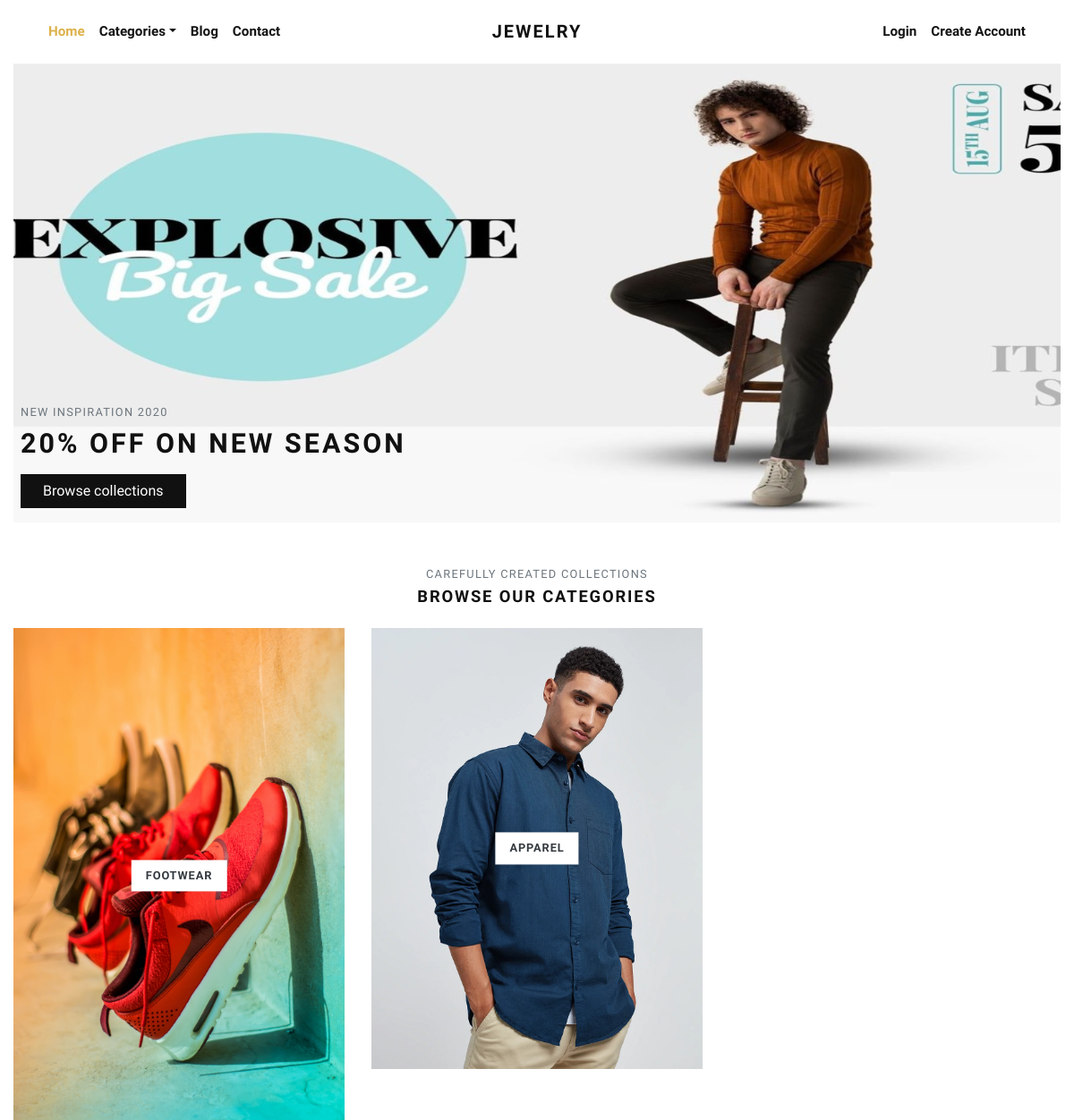
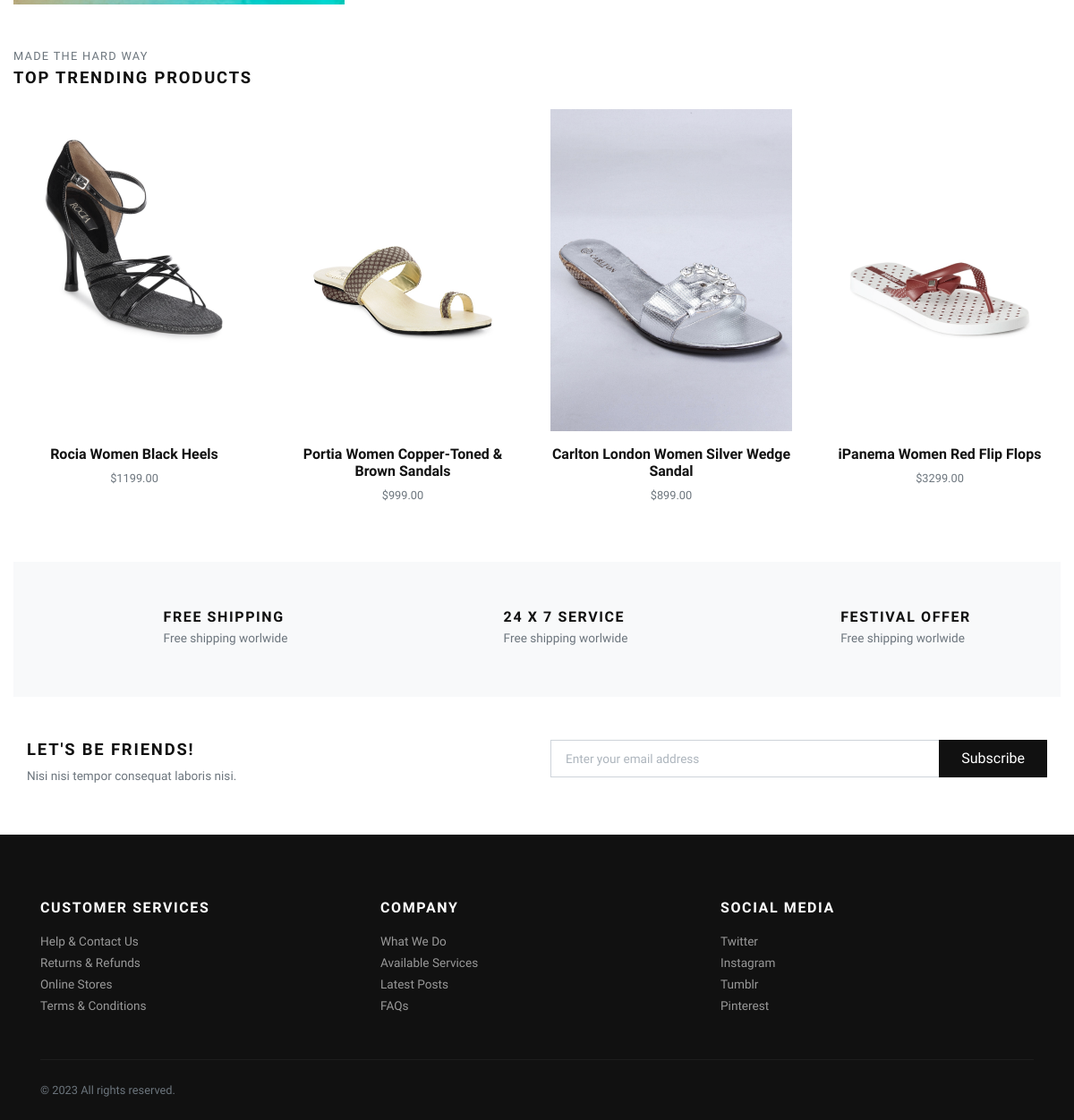
The page / on the database its author committed (2 pictures, top to bottom).
### store/models.py (models this page shows, shortened)
class Category(models.Model):
    title = models.CharField(max_length=50, verbose_name="Category Title")
    slug = models.SlugField(max_length=55, verbose_name="Category Slug")
    description = models.TextField(blank=True, verbose_name="Category Description")
    category_image = models.ImageField(upload_to='category', blank=True, null=True, verbose_name="Category Image")
    is_active = models.BooleanField(verbose_name="Is Active?")
    is_featured = models.BooleanField(verbose_name="Is Featured?")
    created_at = models.DateTimeField(auto_now_add=True, verbose_name="Created Date")
    updated_at = models.DateTimeField(auto_now=True, verbose_name="Updated Date")
    class Meta:
        verbose_name_plural = 'Categories'
        ordering = ('-created_at', )

class Product(models.Model):
    title = models.CharField(max_length=150, verbose_name="Product Title")
    slug = models.SlugField(max_length=160, verbose_name="Product Slug")
    sku = models.CharField(max_length=255, unique=True, verbose_name="Unique Product ID (SKU)")
    short_description = models.TextField(verbose_name="Short Description")
    detail_description = models.TextField(blank=True, null=True, verbose_name="Detail Description")
    product_image = models.ImageField(upload_to='product', blank=True, null=True, verbose_name="Product Image")
    price = models.DecimalField(max_digits=8, decimal_places=2)
    category = models.ForeignKey(Category, verbose_name="Product Categoy", on_delete=models.CASCADE)
    is_active = models.BooleanField(verbose_name="Is Active?")
    is_featured = models.BooleanField(verbose_name="Is Featured?")
    created_at = models.DateTimeField(auto_now_add=True, verbose_name="Created Date")
    updated_at = models.DateTimeField(auto_now=True, verbose_name="Updated Date")
    class Meta:
        verbose_name_plural = 'Products'
        ordering = ('-created_at', )

### store/views.py (the view)
# urls.py: path('', views.home, name="home"),
def home(request):
    categories = Category.objects.filter(is_active=True, is_featured=True)[:3]
    products = Product.objects.filter(is_active=True, is_featured=True)[:4]
    context = {
        'categories': categories,
        'products': products,
    }
    return render(request, 'store/index.html', context)

### templates/store/index.html (shortened to what this page needs)
{% extends 'base.html' %}
{% load static %}
      {% block content %}
      <div class="container" style="max-width: 1524px;">
        <section class="hero pb-3 bg-cover bg-center d-flex align-items-center" style="background-image:url('{% static 'img\hero-jewlrey-banner.jpg' %}')">
          <div class="container py-10" style="
          margin-top: 380px;
     max-width: 1528px;
          ">
            <div class="row px-4 px-lg-2">
              <div class="">
                <p class="text-muted small text-uppercase mb-2">New Inspiration 2020</p>
                <h1 class="h2 text-uppercase mb-3">20% off on new season</h1><a class="btn btn-dark" href="{% url 'store:all-categories' %}">Browse collections</a>
              </div>
            </div>
          </div>
        </section>
        <div id="category">
        <section class="pt-5">
          <header class="text-center">
            <p class="small text-muted small text-uppercase mb-1">Carefully created collections</p>
            <h2 class="h5 text-uppercase mb-4">Browse our categories</h2>
          </header>
          <div class="row">
          {% if categories %}
            {% for category in categories %}
              <div class="col-md-4 mb-4 mb-md-0">
                <a class="category-item" href="{% url 'store:category-products' category.slug %}">
                  <strong class="category-item-title">{{ category.title }}</strong>
                </a>
              </div>
            {% endfor %}
          {% endif %}
          </div>
        </section>
        </div>
        <section class="py-5">
          <header>
            <p class="small text-muted small text-uppercase mb-1">Made the hard way</p>
            <h2 class="h5 text-uppercase mb-4">Top trending products</h2>
          </header>
          <div class="row">
            {% if products %}
              {% for product in products %}
                <div class="col-xl-3 col-lg-4 col-sm-6">
                  <div class="product text-center">
                    <div class="position-relative mb-3">
                      <a class="d-block" href="{% url 'store:product-detail' product.slug %}">
                        {% if product.product_image %}
                          <img class="img-fluid w-100" src="{{ product.product_image.url }}" alt="{{product.title}}">
                        {% else %}
                          <img class="img-fluid w-100" src="{% static 'img/product-1.jpg' %}" alt="{{product.title}}">
                        {% endif %}
                      </a>
                    </div>
                    <h6> <a class="reset-anchor" href="detail.html">{{ product.title }}</a></h6>
                    <p class="small text-muted">${{product.price}}</p>
                  </div>
                </div>
              {% endfor %}
            {% endif %}
          </div>
        </section>
        <section class="py-5 bg-light">
          <div class="container">
            <div class="row text-center">
              <div class="col-lg-4 mb-3 mb-lg-0">
                <div class="d-inline-block">
                  <div class="media align-items-end">
                    <svg class="svg-icon svg-icon-big svg-icon-light">
                      <use xlink:href="#delivery-time-1"> </use>
                    </svg>
                    <div class="media-body text-left ml-3">
                      <h6 class="text-uppercase mb-1">Free shipping</h6>
                      <p class="text-small mb-0 text-muted">Free shipping worlwide</p>
                    </div>
                  </div>
                </div>
              </div>
              <div class="col-lg-4 mb-3 mb-lg-0">
                <div class="d-inline-block">
                  <div class="media align-items-end">
                    <svg class="svg-icon svg-icon-big svg-icon-light">
                      <use xlink:href="#helpline-24h-1"> </use>
                    </svg>
                    <div class="media-body text-left ml-3">
                      <h6 class="text-uppercase mb-1">24 x 7 service</h6>
                      <p class="text-small mb-0 text-muted">Free shipping worlwide</p>
                    </div>
                  </div>
                </div>
              </div>
              <div class="col-lg-4">
                <div class="d-inline-block">
                  <div class="media align-items-end">
                    <svg class="svg-icon svg-icon-big svg-icon-light">
                      <use xlink:href="#label-tag-1"> </use>
                    </svg>
                    <div class="media-body text-left ml-3">
                      <h6 class="text-uppercase mb-1">Festival offer</h6>
                      <p class="text-small mb-0 text-muted">Free shipping worlwide</p>
                    </div>
                  </div>
                </div>
              </div>
            </div>
          </div>
        </section>
        <section class="py-5">
          <div class="container p-0">
            <div class="row">
              <div class="col-lg-6 mb-3 mb-lg-0">
                <h5 class="text-uppercase">Let's be friends!</h5>
                <p class="text-small text-muted mb-0">Nisi nisi tempor consequat laboris nisi.</p>
              </div>
              <div class="col-lg-6">
                <form action="#">
                  <div class="input-group flex-column flex-sm-row mb-3">
                    <input class="form-control form-control-lg py-3" type="email" placeholder="Enter your email address" aria-describedby="button-addon2">
                    <div class="input-group-append">
                      <button class="btn btn-dark btn-block" id="button-addon2" type="submit">Subscribe</button>
                    </div>
                  </div>
                </form>
              </div>
            </div>
          </div>
        </section>
      </div>
      {% endblock content %}

### templates/base.html (shortened to what this page needs)
{% load static %}
<!DOCTYPE html>
<html>
  <head>
    <link rel="stylesheet" href="{% static 'vendor/bootstrap/css/bootstrap.min.css' %}">
    <link rel="stylesheet" href="{% static 'vendor/lightbox2/css/lightbox.min.css' %}">
    <link rel="stylesheet" href="{% static 'vendor/nouislider/nouislider.min.css' %}">
    <link rel="stylesheet" href="{% static 'vendor/bootstrap-select/css/bootstrap-select.min.css' %}">
    <link rel="stylesheet" href="{% static 'vendor/owl.carousel2/assets/owl.carousel.min.css' %}">
    <link rel="stylesheet" href="{% static 'vendor/owl.carousel2/assets/owl.theme.default.css' %}">
    <link rel="stylesheet" href="{% static 'css/style.default.css' %}" id="theme-stylesheet">
    <link rel="stylesheet" href="{% static 'css/custom.css' %}">
  </head>
  <body>
    <div class="page-holder">
      {% include 'navbar.html' %}
      {% block content %}
      {% endblock content %}
      {% include 'footer.html' %}
      {% include 'scripts.html' %}

### templates/navbar.html (shortened to what this page needs)
{% load static %}
      <header class="header bg-white" style="max-width: 2000px;">
        <div class="container px-0 px-lg-3">
          <nav class="navbar navbar-expand-lg navbar-light py-3 px-lg-0"><a class="navbar-brand" href="{% url 'store:home' %}"><span class="font-weight-bold text-uppercase text-dark">Jewelry</span></a>
            <div class="collapse navbar-collapse" id="navbarSupportedContent">
              <ul class="navbar-nav mr-auto">
                <li class="nav-item">
                  <a class="nav-link active" href="{% url 'store:home' %}">Home</a>
                </li>
                <li class="nav-item dropdown"><a class="nav-link dropdown-toggle" id="pagesDropdown" target="#" data-toggle="dropdown" aria-haspopup="true" aria-expanded="false">Categories</a>
                </li>
                <li class="nav-item">
                  <a class="nav-link" href="{% url 'store:home' %}">Blog</a>
                </li>
                <li class="nav-item">
                  <a class="nav-link" href="{% url 'store:home' %}">Contact</a>
                </li>
              </ul>
              <ul class="navbar-nav ml-auto">
                {% if request.user.is_authenticated %}
                  <li class="nav-item"><a class="nav-link" href="{% url 'store:cart' %}"> <i class="fas fa-dolly-flatbed mr-1 text-gray"></i>Cart<small class="text-gray">({{cart_items.count}})</small></a></li>
                  <li class="nav-item"><a class="nav-link" href="#"> <i class="far fa-heart mr-1"></i><small class="text-gray"> (0)</small></a></li>
                  {% comment %} <li class="nav-item"><a class="nav-link" href="#"> <i class="fas fa-user-alt mr-1 text-gray"></i>My Account</a></li> {% endcomment %}
                  <li class="nav-item dropdown"><a class="nav-link dropdown-toggle" id="pagesDropdown" href="#" data-toggle="dropdown" aria-haspopup="true" aria-expanded="false"><i class="fas fa-user-alt mr-1 text-gray"></i>My Account</a></a>
                  <div class="dropdown-menu mt-3" aria-labelledby="pagesDropdown">
                      <a class="dropdown-item border-0 transition-link" href="{% url 'store:profile' %}">Profile</a>
                      <a class="dropdown-item border-0 transition-link" href="{% url 'store:cart' %}">Cart</a>
                      <a class="dropdown-item border-0 transition-link" href="{% url 'store:orders' %}">Orders</a>
                      <a class="dropdown-item border-0 transition-link" href="{% url 'store:password-change' %}">Change Password</a>
                    <hr>
                    <a class="dropdown-item border-0 transition-link" href="{% url 'store:logout' %}">Log Out</a>
                </li>
                {% else %}
                  <li class="nav-item"><a class="nav-link" href="{% url 'store:login' %}">Login</a></li>
                  <li class="nav-item"><a class="nav-link" href="{% url 'store:register' %}">Create Account</a></li>
                {% endif %}
              </ul>
            </div>
          </nav>
        </div>
      </header>

### templates/footer.html
<footer class="bg-dark text-white">
        <div class="container py-4">
          <div class="row py-5">
            <div class="col-md-4 mb-3 mb-md-0">
              <h6 class="text-uppercase mb-3">Customer services</h6>
              <ul class="list-unstyled mb-0">
                <li><a class="footer-link" href="#">Help &amp; Contact Us</a></li>
                <li><a class="footer-link" href="#">Returns &amp; Refunds</a></li>
                <li><a class="footer-link" href="#">Online Stores</a></li>
                <li><a class="footer-link" href="#">Terms &amp; Conditions</a></li>
              </ul>
            </div>
            <div class="col-md-4 mb-3 mb-md-0">
              <h6 class="text-uppercase mb-3">Company</h6>
              <ul class="list-unstyled mb-0">
                <li><a class="footer-link" href="#">What We Do</a></li>
                <li><a class="footer-link" href="#">Available Services</a></li>
                <li><a class="footer-link" href="#">Latest Posts</a></li>
                <li><a class="footer-link" href="#">FAQs</a></li>
              </ul>
            </div>
            <div class="col-md-4">
              <h6 class="text-uppercase mb-3">Social media</h6>
              <ul class="list-unstyled mb-0">
                <li><a class="footer-link" href="#">Twitter</a></li>
                <li><a class="footer-link" href="#">Instagram</a></li>
                <li><a class="footer-link" href="#">Tumblr</a></li>
                <li><a class="footer-link" href="#">Pinterest</a></li>
              </ul>
            </div>
          </div>
          <div class="border-top pt-4" style="border-color: #1d1d1d !important">
            <div class="row">
              <div class="col-lg-6">
                <p class="small text-muted mb-0">&copy; 2023 All rights reserved.</p>
              </div>
            </div>
          </div>
        </div>
      </footer>

### templates/scripts.html (shortened to what this page needs)
{% load static %}
      <link rel="stylesheet" href="https://use.fontawesome.com/releases/v5.7.1/css/all.css">
    </div>
  </body>
</html>

### rows shown on the page
Category: title "FOOTWEAR"
Category: title "APPAREL"
Product: product_image (picture), title "Rocia Women Black Heels", price "1199.00"
Product: product_image (picture), title "Portia Women Copper-Toned & Brown Sandals", price "999.00"
Product: product_image (picture), title "Carlton London Women Silver Wedge Sandal", price "899.00"
Product: product_image (picture), title "iPanema Women Red Flip Flops", price "3299.00"
